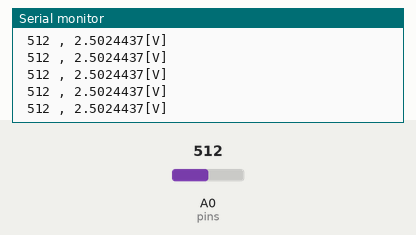
This sketch was run on a simulated Arduino Uno, built with avr-gcc and run on an emulated ATmega328P. Shown: the last lines printed to the serial monitor. Inputs (shaded band) come from the test bench; at power-on: A0 (pins) = 512.

Above: at 1.2 s.
1.3 s: A0 (pins) set to 109
At 1.32 s:
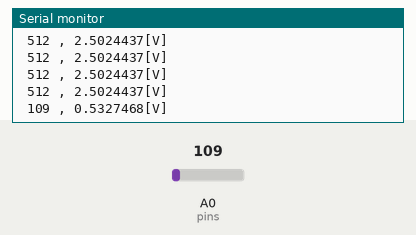
2.8 s: A0 (pins) set to 91
At 2.84 s:
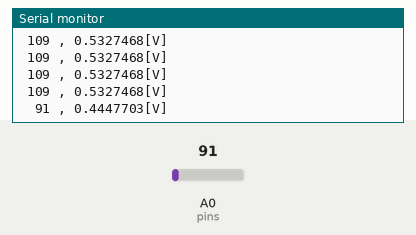
4.7 s: A0 (pins) set to 11
At 4.77 s:
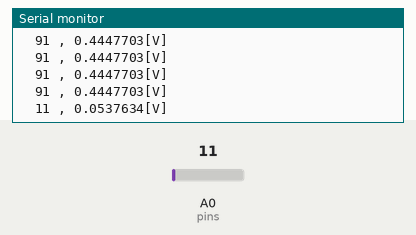
6.2 s: A0 (pins) set to 8
At 6.29 s:
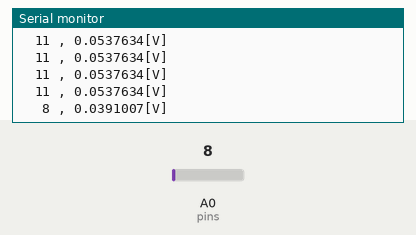

The sketch:

4node.ino
```cpp
int value;
// int 型でいいのか？
int datas[4];
int pins[4] = { A0, A1, A2, A3 };
int i = 0;
int data;
char buf[5];

void setup() {
  Serial.begin(9600);
  while (!Serial)
    ;  // 準備が終わるのを待つ
  Serial.write("hello world");

  // A〇ピンが入力用として動作する．内部プルアップ抵抗がONのため未接続は5V．
  pinMode(A0, INPUT);
}

void loop() {
  float v = (analogRead(A0) * 5.0) / 1023.0;
  // double maxValue = 0.5;
  // double minValue = 0.2;
  sprintf(buf, "%4d", analogRead(A0));

  Serial.print(buf);
  Serial.print(" , ");
  Serial.print(v,7);
  Serial.println("[V]");
  // Serial.print(maxValue,2);
  // Serial.print(",  ");
  // Serial.println(minValue,2);
  delay(100);  // 合計1ms = 1kHz
}
```

Measured:
- the behaviour switches between 100 and 99 on A0 (pins) (found by bisection; images 1 and 2)
- the behaviour switches between 10 and 9 on A0 (pins) (found by bisection; images 3 and 4)
- after the input at 1.3 s, the serial monitor: prints a new line at once (image 1)
- after the input at 2.8 s, the serial monitor: prints a new line at once (image 2)
- after the input at 4.7 s, the serial monitor: prints a new line after 0.06 s (image 3)
- after the input at 6.2 s, the serial monitor: prints a new line after 0.08 s (image 4)
